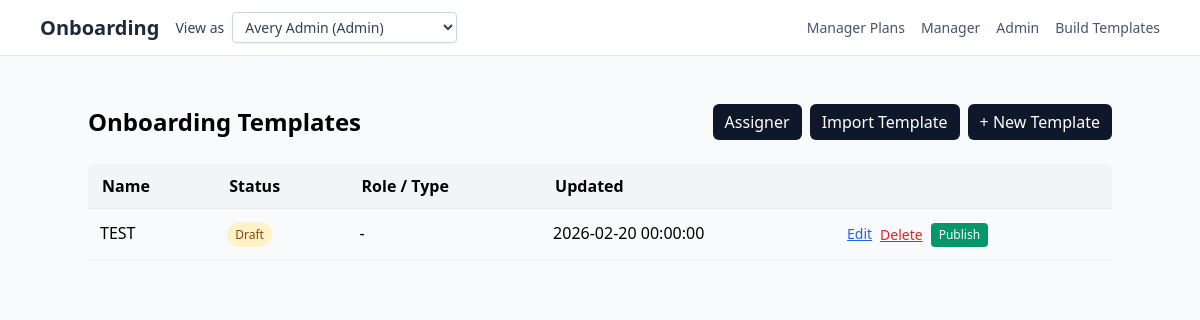
Page /templates on the earlier database version.
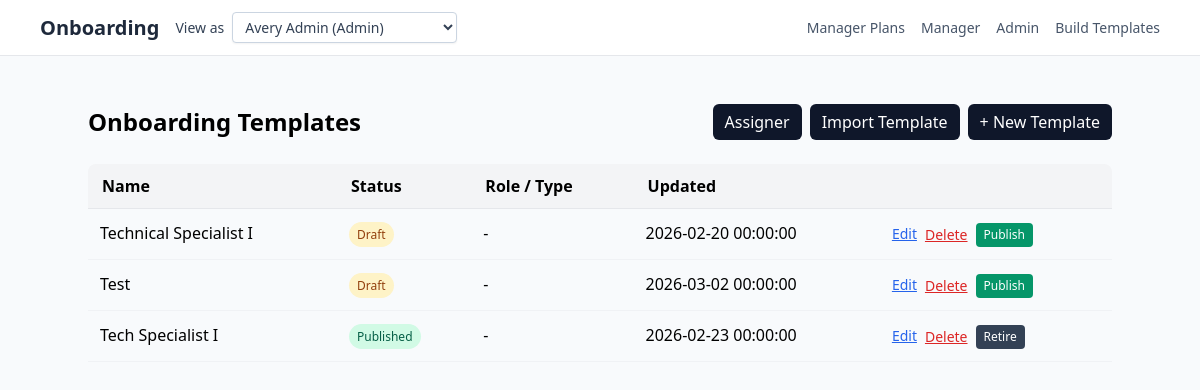
Same page on the later database version.
### Onboarding/models.py (models this page shows, shortened)
class OnboardingTemplate(db.Model):
    __tablename__ = "onboarding_templates"
    id = db.Column(db.Integer, primary_key=True)
    name = db.Column(db.String(200), nullable=False)
    description = db.Column(db.Text, nullable=True)
    status = db.Column(
        db.String(32),
        nullable=False,
        default=TemplateStatusEnum.DRAFT.value,
    )
    target_role = db.Column(db.String(120), nullable=True)  # e.g. 'Engineer'
    department = db.Column(db.String(120), nullable=True)
    location = db.Column(db.String(120), nullable=True)
    estimated_duration_days = db.Column(db.Integer, nullable=True)
    version = db.Column(db.String(50), nullable=True)
    created_by_id = db.Column(db.Integer, db.ForeignKey("users.id"), nullable=True)
    created_by = db.relationship("User", backref="created_templates")
    created_at = db.Column(db.DateTime, nullable=False, default=date.today)
    updated_at = db.Column(
        db.DateTime,
        nullable=False,
        default=date.today,
        onupdate=date.today,
    )
    sections = db.relationship(
        "TemplateSection",
        back_populates="template",
        lazy="selectin",
        cascade="all, delete-orphan",
        order_by="TemplateSection.order_index.asc()",
    )

### app.py (the view)
@app.get("/templates")
def templates_dashboard():
    user = current_user()
    require_builder_or_admin(user)
    templates = OnboardingTemplate.query.order_by(
        OnboardingTemplate.status.asc(),
        OnboardingTemplate.name.asc(),
    ).all()
    return render_template(
        "templates_dashboard.html",
        user=user,
        templates=templates,
    )

### app.py (called while the page is built)
def current_user() -> User:
    email = request.headers.get("X-User-Email") or request.args.get("as_user")
    query = User.query.options(selectinload(User.onboarding_plan))
    if email:
        user = query.filter_by(email=email).first()
        if not user:
            abort(404, description="User not found")
        return user
    user = query.order_by(User.id.asc()).first()
    if not user:
        abort(404, description="No users available")
    return user

def require_builder_or_admin(user: User):
    allowed = {RoleEnum.BUILDER.value, RoleEnum.ADMIN.value}
    if user.role not in allowed:
        abort(403)

@app.context_processor
def inject_markdown_renderer():
    return dict(render_markdown=render_markdown)

@app.context_processor
def inject_user():
    u = session.get("user")
    return {"user": u or {"role": "guest"}}

@app.context_processor
def inject_user_switcher():
    users = User.query.order_by(User.role.asc(), User.full_name.asc()).all()
    active_user = None
    try:
        active_user = current_user()
    except Exception:
        active_user = None
    return {
        "switchable_users": users,
        "nav_current_user": active_user,
    }

### templates/templates_dashboard.html
{% extends "base.html" %}
{% block content %}
  <div class="max-w-5xl mx-auto py-8">
    <div class="flex items-center justify-between mb-6">
      <h1 class="text-2xl font-bold">Onboarding Templates</h1>
      <div class="flex items-center gap-2">
        <a href="{{ url_for('assign_plan') }}" class="btn btn-primary">
          Assigner
        </a>
        {% if user.role in ["builder", "admin"] %}
          <a href="{{ url_for('import_template_form') }}"
             class="btn btn-primary">
            Import Template
          </a>
          <a href="{{ url_for('new_template_form') }}"
             class="btn btn-primary">
            + New Template
          </a>
        {% endif %}
      </div>
    </div>
    {% if templates %}
      <table class="table">
        <thead>
          <tr>
            <th>Name</th>
            <th>Status</th>
            <th>Role / Type</th>
            <th>Updated</th>
            <th></th>
          </tr>
        </thead>
        <tbody>
          {% for tpl in templates %}
            <tr>
              <td>{{ tpl.name }}</td>
              <td>
                {% if tpl.status == "published" %}
                  <span class="px-2 py-1 rounded-full text-xs bg-emerald-100 text-emerald-800">
                    Published
                  </span>
                {% elif tpl.status == "retired" %}
                  <span class="px-2 py-1 rounded-full text-xs bg-slate-200 text-slate-800">
                    Retired
                  </span>
                {% else %}
                  <span class="px-2 py-1 rounded-full text-xs bg-amber-100 text-amber-800">
                    Draft
                  </span>
                {% endif %}
              </td>
              <td>{{ tpl.target_role or "-" }}</td>
              <td>{{ tpl.updated_at or "" }}</td>
              <td>
                <div class="flex items-center gap-2">
                  <a href="{{ url_for('edit_template', template_id=tpl.id) }}"
                    class="text-blue-600 underline text-sm">
                    Edit
                  </a>
                  {% if user.role in ["builder", "admin"] %}
                    <form method="post"
                          action="{{ url_for('delete_template', template_id=tpl.id) }}"
                          style="display:inline;"
                          onsubmit="return confirm('This action cannot be undone. Are you sure you want to delete this template?');">
                      <button type="submit"
                              class="text-red-600 underline text-sm">
                        Delete
                      </button>
                    </form>
                    {% if tpl.status == "draft" %}
                      <form method="post"
                            action="{{ url_for('publish_template', template_id=tpl.id) }}"
                            style="display:inline;">
                        <button type="submit"
                                class="text-xs px-2 py-1 rounded bg-emerald-600 text-white">
                          Publish
                        </button>
                      </form>
                    {% elif tpl.status == "published" %}
                      <form method="post"
                            action="{{ url_for('retire_template', template_id=tpl.id) }}"
                            style="display:inline;">
                        <button type="submit"
                                class="text-xs px-2 py-1 rounded bg-slate-700 text-white">
                          Retire
                        </button>
                      </form>
                    {% endif %}
                  {% endif %}
                </div>
              </td>
            </tr>
          {% endfor %}
        </tbody>
      </table>
    {% else %}
      <p>No templates yet. Click "New Template" to create your first onboarding blueprint.</p>
    {% endif %}
  </div>
{% endblock %}

Differences in the rows shown:
changed OnboardingTemplate: name "TEST" → "Technical Specialist I"
added OnboardingTemplate: name "Test", status "Draft", target_role "-", updated_at "2026-03-02 00:00:00"
added OnboardingTemplate: name "Tech Specialist I", status "Published", target_role "-", updated_at "2026-02-23 00:00:00"
